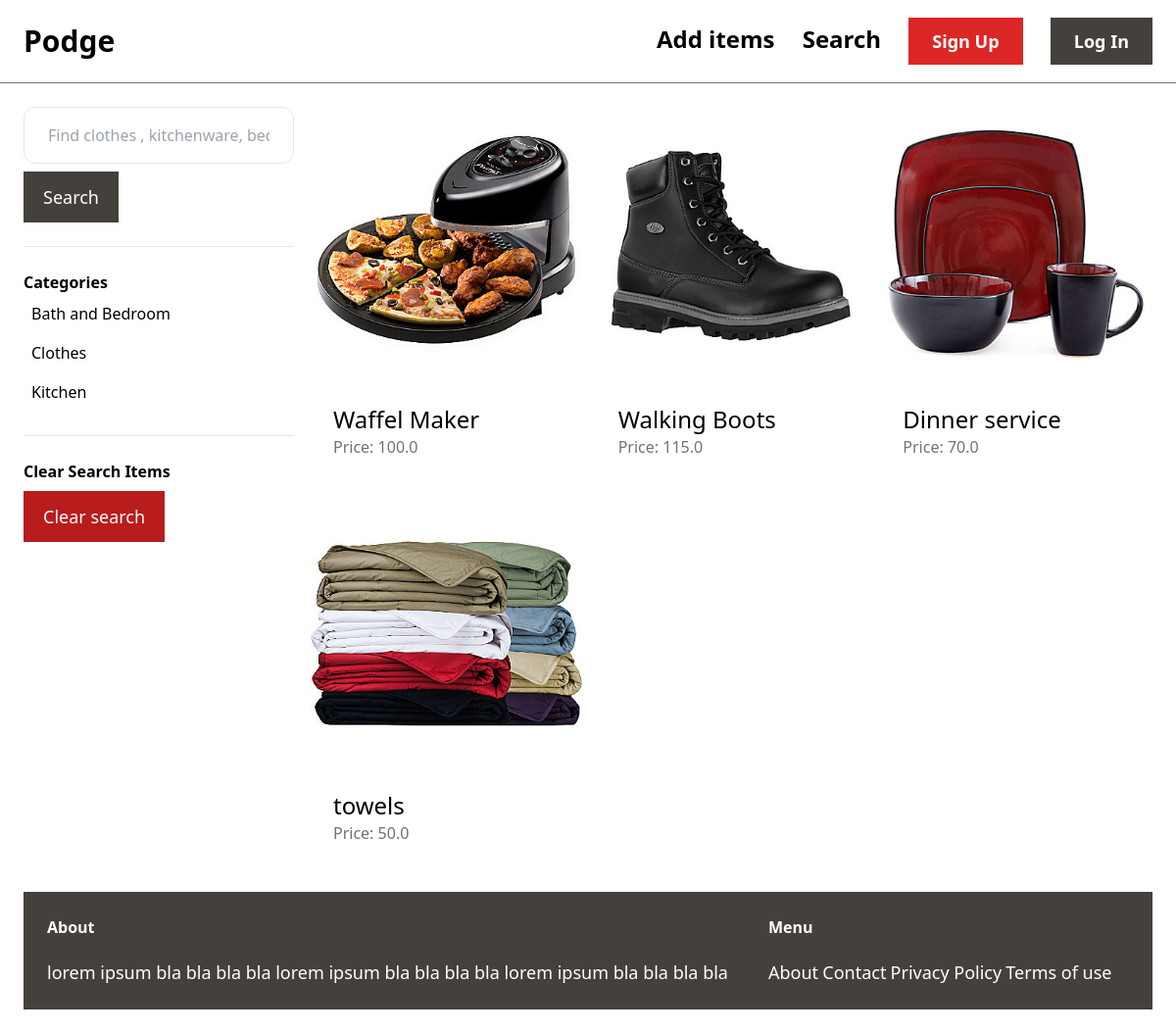
Page /items/search/ on the earlier database version.
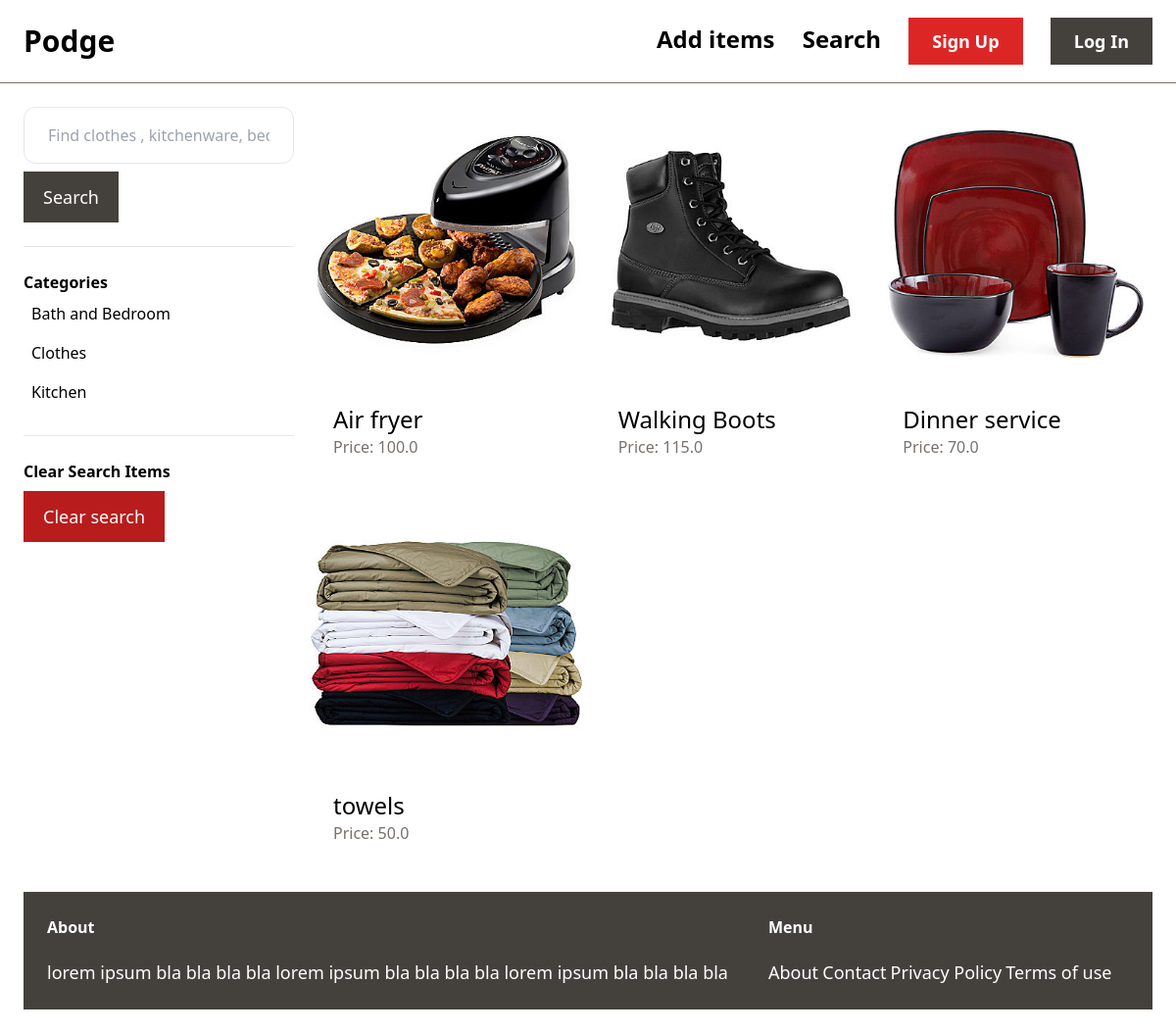
Same page on the later database version.
### item/models.py (models this page shows, shortened)
class Item(models.Model):
    category = models.ForeignKey(Category, related_name='items', on_delete=models.CASCADE)
    name = models.CharField(max_length=255)
    description = models.TextField(blank=True, null=True)
    price = models.FloatField()
    image = models.ImageField(upload_to='item_images', blank=True, null=True)
    is_sold = models.BooleanField(default=False)
    created_by = models.ForeignKey(User, related_name='items', on_delete=models.CASCADE)
    created_at = models.DateTimeField(auto_now_add=True)

### item/views.py (the view)
# urls.py: path('search/', views.search, name='search'),
def search(request):
    query = request.GET.get('query', '')
    category_id = request.GET.get('category', 0)
    categories = Category.objects.all()
    items = Item.objects.filter(is_sold=False)
    if category_id:
        items = items.filter(category_id=category_id)
    if query:
        items = items.filter(Q(name__icontains=query) | Q(description__icontains=query))
    return render(request, 'item/search.html', {
        'items': items,
        'query': query,
        'categories': categories,
        'category_id': int(category_id)
    })

### item/templates/item/search.html (shortened to what this page needs)
{% extends 'home/base.html' %}
{% block content%}
    <div class="pb-6 grid grid-cols-4 gap-4">
        <div class="col-span-1">
            <form method="get" action="{% url 'item:search' %}">
                <input name="query" class="w-full py-4 px-6 border rounded-xl" type="text" value="{{ query }}" placeholder="Find clothes , kitchenware, bed and bathroom items">
                <button class="mt-2 py-3 px-5 text-lg bg-stone-700 text-white hover:bg-stone-500">
                    Search
                </button>
                <hr class="my-6">
                <p class="font-semibold">Categories</p>
                <ul>
                    {% for category in categories %}
                        <li class="py-2 px-2 rounded-xl{% if category.id == category_id %} bg-gray-200{% endif %}">
                            <a href="{% url 'item:search' %}?query={{ query }}&category={{ category.id }}">{{ category.name }}</a>
                        </li>
                    {% endfor %}
                </ul>
                <hr class="my-6">
                <p class="font-semibold">Clear Search Items</p>
                <ul>
                    <li><a href="{% url 'item:search' %}" class="mt-2 py-3 px-5 inline-block bg-red-700 text-lg text-white">Clear search</a></li>
                </ul>
            </form>
        </div>
        <div class="col-span-3">
            <div class="grid grid-cols-3 gap-3">
            {% for item in items %}
            <div>
                <a href="{% url 'item:detail' item.id %}">
                    <div>
                        <img src="{{ item.image.url }}" class="rounded-t-xl">
                    </div>
                    <div class="p-6 bg-white rounded-b-xl">
                        <h2 class="text-2xl">{{ item.name }}</h2>
                        <p class="text-stone-500">Price: {{ item.price }}</p>
                    </div>
                </a>
            </div>
            {% endfor %}
        </div>
    </div>
{% endblock %}

Differences in the rows shown:
changed Item: name "Waffel Maker" → "Air fryer"
